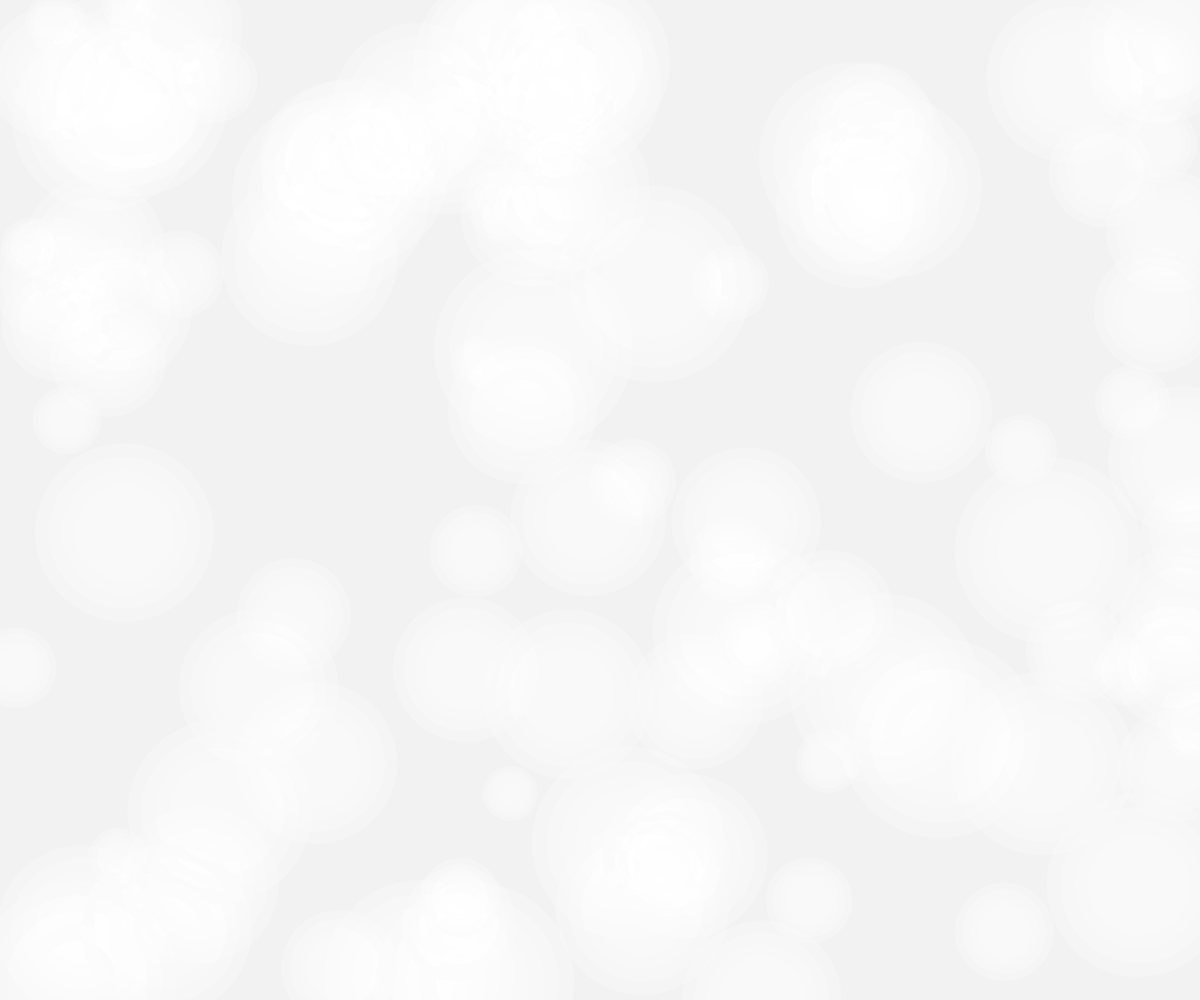
Frame 1 (no input)
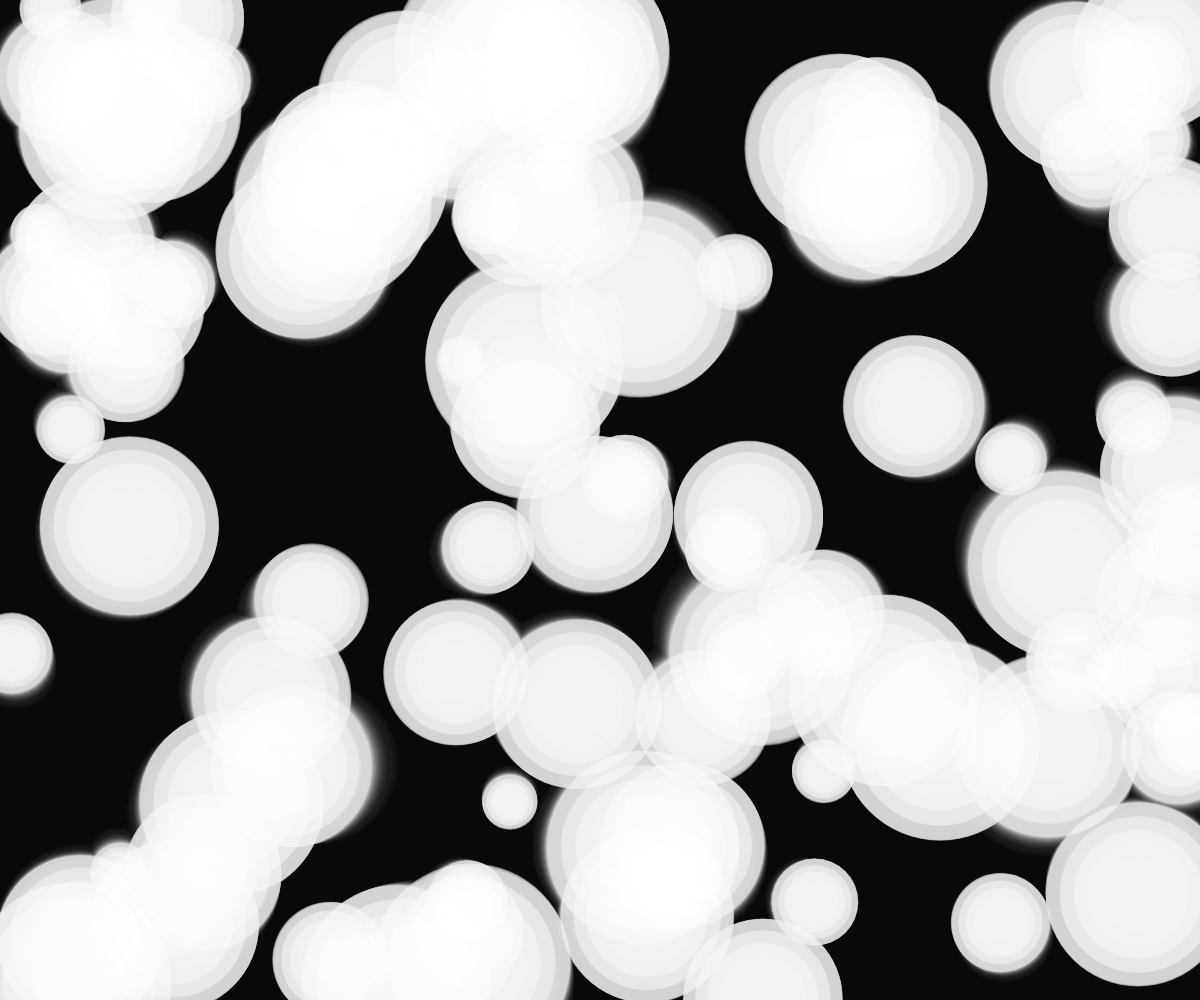
Frame 60 (no input)
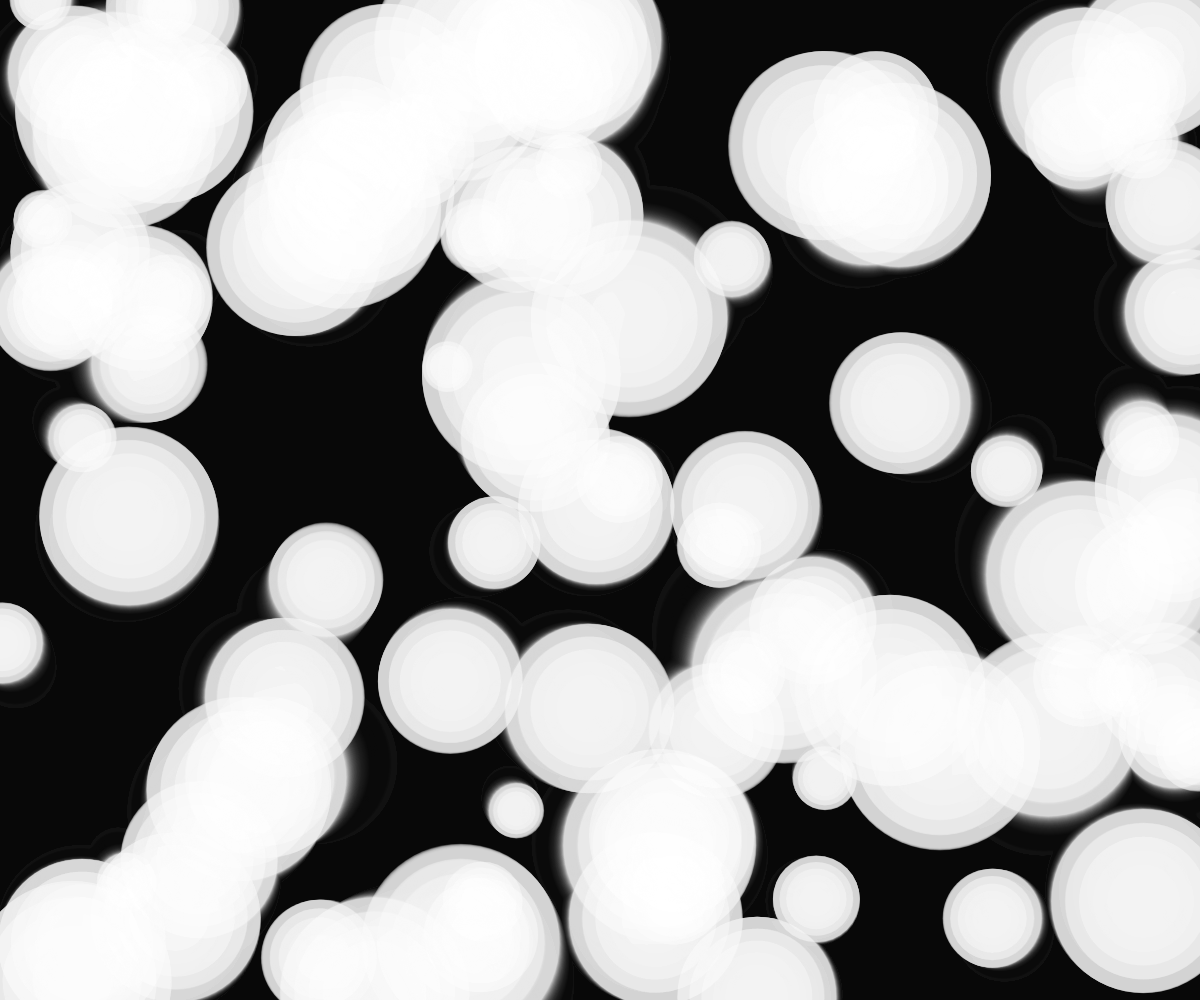
Frame 120 (the mouse pressed at the canvas centre since frame 60)

The p5.js sketch that drew these frames (run headless with seeded random() and noise() and a simulated clock; from frame 60 on, the mouse is pressed at the canvas centre):

// p5.js sketch
// ── sketch.js
let planes = [];
const NUM_PLANES = 100;
const GRID_SIZE = 50;

function setup() {
  createCanvas(windowWidth, windowHeight);
  colorMode(HSB, 360, 100, 100, 1);
  noStroke();
  
  // Initialize planes with random positions and velocities
  for (let i = 0; i < NUM_PLANES; i++) {
    planes.push({
      x: random(width),
      y: random(height),
      size: random(50, 200),
      speed: random(0.1, 0.5),
      hue: random(360),
      alpha: random(0.1, 0.3),
      vx: random(-0.5, 0.5),
      vy: random(-0.5, 0.5),
      phase: random(TWO_PI)
    });
  }
}

function draw() {
  background(0, 0, 0, 0.05); // Semi-transparent background for trail effect

  // Update and display each plane
  for (let i = 0; i < planes.length; i++) {
    let p = planes[i];
    
    // Slow drift motion
    p.x += p.vx * p.speed;
    p.y += p.vy * p.speed;
    
    // Add some periodic movement to create variable velocity zones
    p.x += sin(frameCount * 0.01 + p.phase) * 0.2;
    p.y += cos(frameCount * 0.01 + p.phase) * 0.2;
    
    // Wrap around edges
    if (p.x < -p.size) p.x = width + p.size;
    if (p.x > width + p.size) p.x = -p.size;
    if (p.y < -p.size) p.y = height + p.size;
    if (p.y > height + p.size) p.y = -p.size;

    // Apply a subtle color shift over time
    p.hue = (p.hue + 0.1) % 360;

    // Draw the glowing plane
    fill(p.hue, 80, 90, p.alpha);
    drawAmorphousPlane(p.x, p.y, p.size);
  }
}

function drawAmorphousPlane(x, y, size) {
  // Create a soft, amorphous glow using multiple overlapping ellipses
  push();
  translate(x, y);
  
  // Draw several layers of expanding ellipses to simulate a glowing field
  for (let i = 0; i < 5; i++) {
    let s = size * (1 - i * 0.15);
    let a = map(i, 0, 4, 0.2, 0.05);
    fill(0, 0, 100, a);
    ellipse(0, 0, s, s);
  }
  
  pop();
}

function windowResized() {
  resizeCanvas(windowWidth, windowHeight);
}
